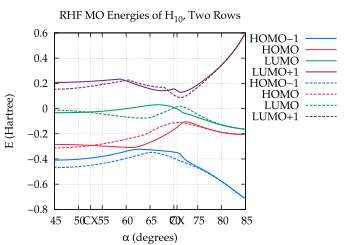

The script that saved this image:
set term postscript enhanced eps color "Palatino" 16
set size 0.7, 0.7
set encoding iso

# Set line styles
set style line  1 lt 1 lw 3 lc rgb "#0070FF" pt 6    # blue
set style line  2 lt 1 lw 3 lc rgb "#E52B50" pt 6    # red
set style line  3 lt 1 lw 3 lc rgb "#009A63" pt 6    # green
set style line  4 lt 1 lw 3 lc rgb "#702963" pt 6    # purple
set style line  5 lt 1 lw 3 lc rgb "#F28500" pt 6    # orange
set style line  6 lt 1 lw 3 lc rgb "#00BFFF" pt 6    # deep sky blue
set style line  7 lt 1 lw 3 lc rgb "#FF91A4" pt 6    # pink
set style line  8 lt 1 lw 3 lc rgb "#50C878" pt 6    # light green
set style line  9 lt 1 lw 3 lc rgb "#C9A0DC" pt 6    # lavender
set style line 10 lt 1 lw 3 lc rgb "#000000" pt 6    # black
set style line 11 lt 2 lw 3 lc rgb "#0070FF" pt 6    # blue
set style line 12 lt 2 lw 3 lc rgb "#E52B50" pt 6    # red
set style line 13 lt 2 lw 3 lc rgb "#009A63" pt 6    # green
set style line 14 lt 2 lw 3 lc rgb "#702963" pt 6    # purple
set style line 15 lt 2 lw 3 lc rgb "#F28500" pt 6    # orange
set style line 16 lt 2 lw 3 lc rgb "#00BFFF" pt 6    # deep sky blue
set style line 17 lt 2 lw 3 lc rgb "#FF91A4" pt 6    # pink
set style line 18 lt 2 lw 3 lc rgb "#50C878" pt 6    # light green
set style line 19 lt 2 lw 3 lc rgb "#C9A0DC" pt 6    # lavender
set style line 20 lt 2 lw 3 lc rgb "#000000" pt 6    # black
set style line 100 lt 1 lw 1 lc rgb "#FFFFFF"

set title "RHF MO Energies of H_{10}, Two Rows"
set xlabel "{/Symbol a} (degrees)"
set ylabel "E (Hartree)"
set xtics 0, 5.0
set xtics add ("CX" 19.34) 
set xtics add ("CX" 37.44) 
set xtics add ("CX" 52.56) 
set xtics add ("CX" 70.66) 
set grid xtics x2tics ytics
set key rmargin

set output "MOE.eps"
set xrange [45:85]
set yrange [*:*]
plot "ag2bu3/h10MOE" u 1:6 w l ls 1 ti "HOMO-1",  \
     "ag2bu3/h10MOE" u 1:7 w l ls 2 ti "HOMO",  \
     "ag2bu3/h10MOE" u 1:8 w l ls 3 ti "LUMO",  \
     "ag2bu3/h10MOE" u 1:9 w l ls 4 ti "LUMO+1",  \
     "ag3bu2/h10MOE" u 1:6 w l ls 11 ti "HOMO-1",  \
     "ag3bu2/h10MOE" u 1:7 w l ls 12 ti "HOMO",  \
     "ag3bu2/h10MOE" u 1:8 w l ls 13 ti "LUMO",  \
     "ag3bu2/h10MOE" u 1:9 w l ls 14 ti "LUMO+1"
